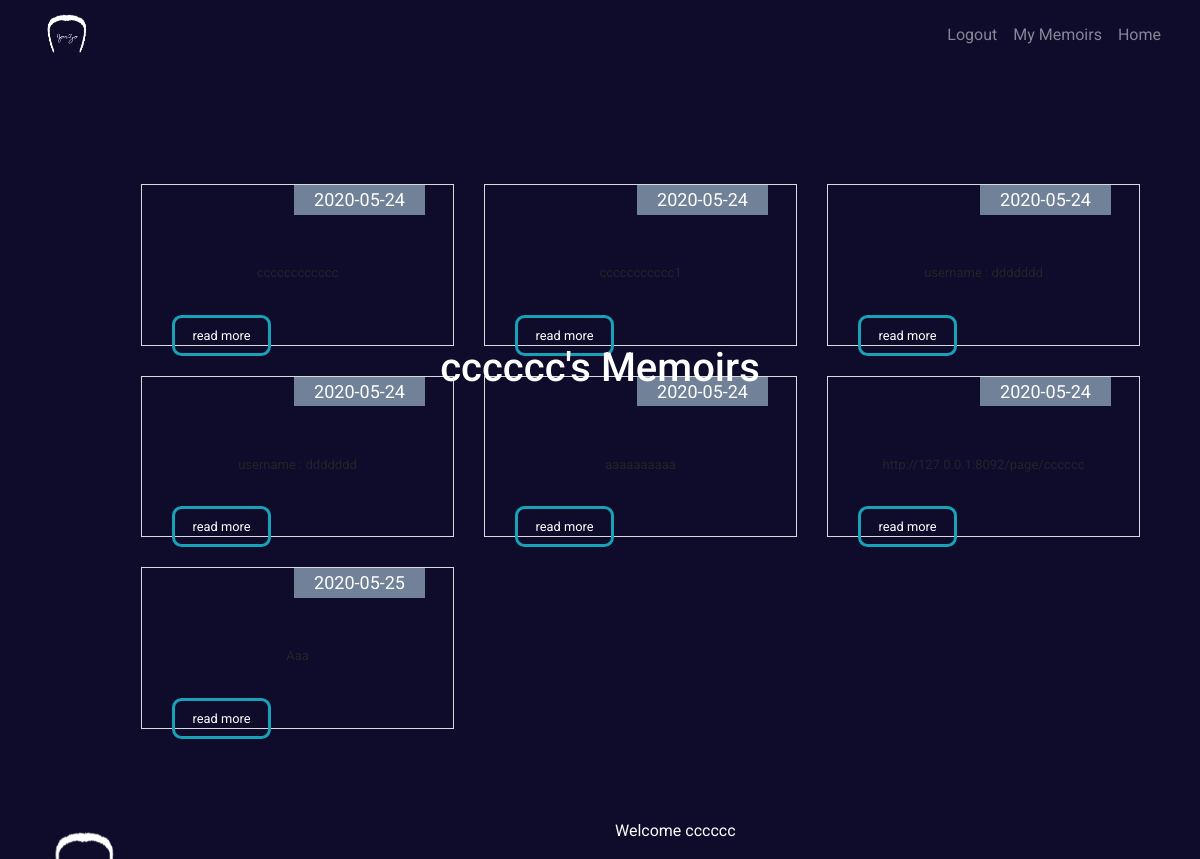
The page /memoirs (signed in) on the database its author committed.
### Jurzo/models.py (models this page shows, shortened)
class User(db.Model,UserMixin):
    email=db.Column(db.String(50),nullable=False)
    username=db.Column(db.String(),nullable=False,unique=True)
    id=db.Column(db.Integer,primary_key=True)
    password=db.Column(db.String(60),nullable=False)
    page=db.relationship('Page',backref= 'owner' , lazy=True)

class Page(db.Model):
    id = db.Column(db.Integer,primary_key=True)
    user_id= db.Column(db.Integer,db.ForeignKey('user.id'),nullable=False)
    date_created = db.Column(db.DateTime,nullable=False,default= datetime.utcnow)
    name=db.Column(db.Text)
    pet_name= db.Column(db.Text)
    phone_num= db.Column(db.Text)
    address= db.Column(db.Text)
    mail = db.Column(db.Text)
    birthday = db.Column(db.Text)
    nick_name= db.Column(db.Text)
    Quote = db.Column(db.Text)
    Songs = db.Column(db.Text)
    likes = db.Column(db.Text)
    hates = db.Column(db.Text)
    what_us = db.Column(db.Text)
    lastd = db.Column(db.Text)

### Jurzo/routes.py (the view)
@jurzo.route('/memoirs')
@login_required
def memoirs():
    pages  = Page.query.filter_by(owner=current_user)
    Quotes =[]
    From = []
    for page in pages:
        Quotes.append(page.Quote)
        From.append(page.name)
    Front_Content = {Quotes[i] : From[i] for i in range(len(Quotes))}
    return render_template('memoirs.html' , pages = pages, Quotes = Front_Content )

### Jurzo/models.py (called while the page is built)
@login_manager.user_loader
def load_user(userid):
    return User.query.get(int(userid))

### Jurzo/templates/memoirs.html (shortened to what this page needs)
{%extends "layout.html"%}
{%block content%}
<h1 style= "color:white" class="h1">{{current_user.username}}'s Memoirs</h1>
{%endblock content%}
{%block secondary_content%}
<div class="container cta-100 ">
        <div class="container">
          <div class="row blog">
            <div class="col-md-12">
              <div id="blogCarousel" class="carousel slide container-blog" data-ride="carousel">
                <div class="carousel-inner">
                  <div class="carousel-item active">
                    <div class="row">
                      {%for page in pages %}
                      <div class="col-md-4" >
                        <div class="item-box-blog">
                          <div class="item-box-blog-image">
                            <div class="item-box-blog-date bg-blue-ui white"> <span class="mon">{{page.date_created.date()}}</span> </div>
                            <figure> <img alt="" src="https://cdn.pixabay.com/photo/2017/02/08/14/25/computer-2048983_960_720.jpg"> </figure>
                          </div>
                          <div class="item-box-blog-body">
                            <div class="item-box-blog-data" style="padding: px 15px;">
                              <p> {{page.name}}  </p>
                            </div>
                            <div class="item-box-blog-text">
                            </div>
                            <div class="mt"> <a href="{{url_for('slam',slam_id=page.id)}}" tabindex="0" class="btn btn-outline-info">read more</a> </div>
                          </div>
                        </div>
                      </div>
                      {%endfor%}
                    </div>
                  </div>
                </div>
              </div>
            </div>
          </div>
        </div>
      </div>
 {%endblock secondary_content%}

### Jurzo/templates/layout.html (shortened to what this page needs)
<!DOCTYPE html>
<head>
    <link rel="stylesheet" href="https://stackpath.bootstrapcdn.com/bootstrap/4.1.0/css/bootstrap.min.css">
    <link rel="stylesheet" href="{{url_for('static', filename='style.css')}}">
  <link rel="stylesheet" href="https://use.fontawesome.com/releases/v5.0.8/css/solid.css">
  <link rel="stylesheet" type="text/css" href="{{url_for('static', filename='form.css')}}">
</head>
<body>
    <nav class="navbar navbar-dark navbar-expand-md fixed-top">
            <div class="container-fluid">
                <a class="navbar-brand" href="{{url_for('home')}}"> <img src="{{url_for('static',filename='img/Loogo.png')}}" alt="Jorzo logo"> </a>
                    <div class="collapse navbar-collapse justify-content-end " id="menu">
                        <ul class="navbar-nav ml-auto">
                            {%if current_user.is_authenticated%}
                            <li class="nav-item"><a href="{{url_for('logout')}}" class="nav-link">Logout</a></li>
                            <li class="nav-item"><a href="{{url_for('memoirs')}}" class="nav-link">My Memoirs</a></li>
                             <li class="nav-item"><a href="{{url_for('home')}}" class="nav-link">Home</a></li>
                            {%else%}
                            <li class="nav-item"><a href="{{url_for('register')}}" class="nav-link">Register</a></li>
                            <li class="nav-item"><a href="{{url_for('login')}}" class="nav-link">Login</a></li>
                            {%endif%}
                        </ul>
                    </div>
            </div>
        </nav>
        <div class="caption center-block text-center ">
       {%block content%}
       {%endblock content%}
        </div>
        {%block secondary_content%}
        {%endblock secondary_content%}
        <footer class="fixed-bottom">
    <div id="contact">
        <div class="footer container-fluid">
            <div class="row">
                <div class="col-md-6">
                     <img class="align-self-center mr-3" src="{{url_for('static',filename='img/Loogo.png')}}">
                </div>
                <div class="col-md-6">
                    {%if current_user.is_authenticated%}
                     <p class="container media-body">Welcome {{current_user.username}}</p>
                    {%else%}
                     <p class="container media-body">This is a beta version.</p>
                   {%endif%}
                </div>
                </div>
            </div>
        </div>
</footer>
</body>
</html>

### Jurzo/static/style.css (style rules this page uses)
body { overflow-x: hidden; font-family: 'Leckerli One', cursive; color: #505962S; }
.navbar-brand img { height: 2.7rem; }
.blog { top: 200px }
.navbar { color: white; background-color: #0e0b2b ; }
.caption { width: 100%; max-width: 100%; position: absolute; top:40%; z-index: 1; }
.btn { border-width: medium; border-radius: 0.6rem; padding: .5rem 1.1rem; font-size: .8rem; color:white; }
footer { color:white; background-color: #0e0b2b; }
,footer .text-center { text-align: center; }
.footer img { height: 6rem; padding: 1rem 1rem; position:absolute }
.footer p { padding: .3rem 2rem 0 0; }
nav a { text-align: right; z-index: -1; }
.cta-100 { margin-top: 100px; padding-left: 8%; padding-top: 7%; }
.col-md-4 { padding-bottom:20px; }
.white { color: #fff !important; }
.mt { float: left;margin-top: -20px;padding-top: 20px; }
.bg-blue-ui { background-color: #708198 !important; }
#blogCarousel { padding-bottom: 100px; }
.item-box-blog { border: 1px solid #dadada; text-align: center; z-index: 4; padding: 20px; }
.item-box-blog-image { position: relative; }
.item-box-blog-date { position: absolute; z-index: 5; padding: 4px 20px; top: -20px; right: 8px; background-color: #41cb52; }
.item-box-blog-date span { color: #fff; display: block; text-align: center; line-height: 1.2; }
.item-box-blog-date span.mon { font-size: 18px; }
.item-box-blog-body { padding: 10px; }
.item-box-blog-data p { font-size: 13px; }
.item-box-blog-text { max-height: 100px; overflow: hidden; }

### Jurzo/static/form.css (style rules this page uses)
body { font-family: 'Roboto', sans-serif; center center fixed; background-size: cover; }

### rows shown on the page
User: username "cccccc"
Page: date_created "2020-05-24", name "cccccccccccc"
Page: date_created "2020-05-24", name "ccccccccccc1"
Page: date_created "2020-05-24", name "username : ddddddd"
Page: date_created "2020-05-24", name "username : ddddddd"
Page: date_created "2020-05-24", name "aaaaaaaaaa"
Page: date_created "2020-05-24", name "http://127.0.0.1:8092/page/cccccc"
Page: date_created "2020-05-25", name "Aaa"
